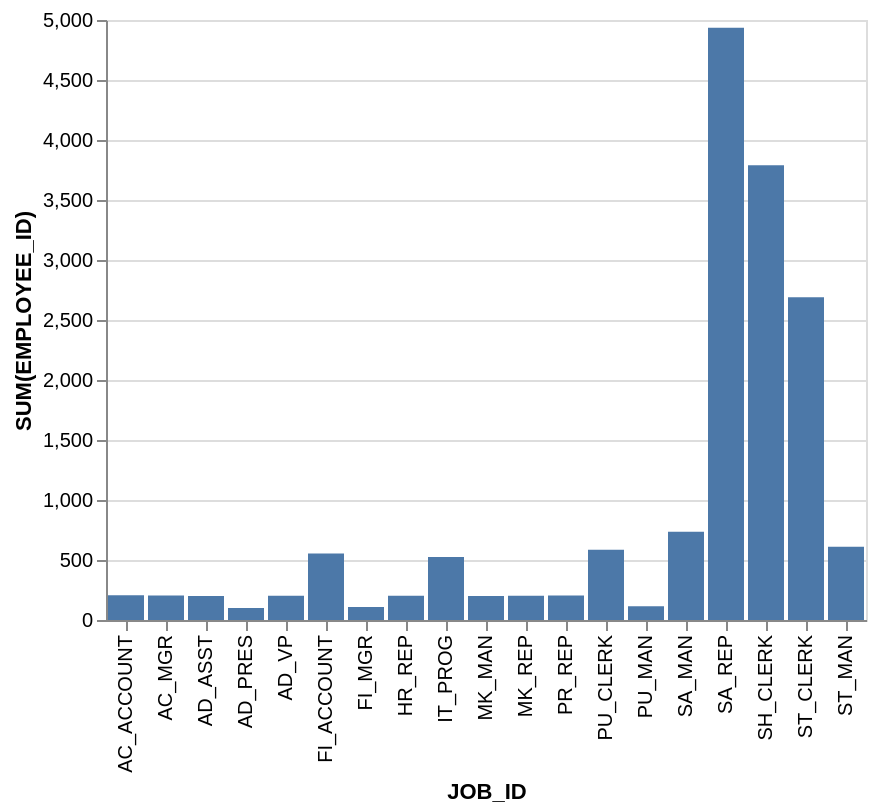

Vega-Lite specification for this chart:
### Vega-Lite specification from a JSON file in a GitHub repository (floating-point values rounded to 4 significant figures)
{"data": {"values": [{"x_data": "AC_ACCOUNT", "y_data": 206}, {"x_data": "AC_MGR", "y_data": 205}, {"x_data": "AD_ASST", "y_data": 200}, {"x_data": "AD_PRES", "y_data": 100}, {"x_data": "AD_VP", "y_data": 203}, {"x_data": "FI_ACCOUNT", "y_data": 555}, {"x_data": "FI_MGR", "y_data": 108}, {"x_data": "HR_REP", "y_data": 203}, {"x_data": "IT_PROG", "y_data": 525}, {"x_data": "MK_MAN", "y_data": 201}, {"x_data": "MK_REP", "y_data": 202}, {"x_data": "PR_REP", "y_data": 204}, {"x_data": "PU_CLERK", "y_data": 585}, {"x_data": "PU_MAN", "y_data": 114}, {"x_data": "SA_MAN", "y_data": 735}, {"x_data": "SA_REP", "y_data": 4935}, {"x_data": "SH_CLERK", "y_data": 3790}, {"x_data": "ST_CLERK", "y_data": 2690}, {"x_data": "ST_MAN", "y_data": 610}]}, "mark": "bar", "encoding": {"x": {"field": "x_data", "type": "nominal", "title": "JOB_ID", "sort": "ascending"}, "y": {"field": "y_data", "type": "quantitative", "title": "SUM(EMPLOYEE_ID)"}}}
